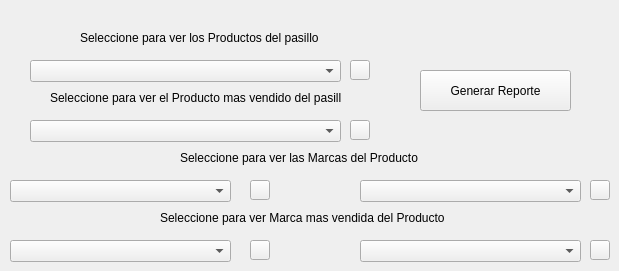
    <widget class="QWidget" name="tab">
     <attribute name="title">
      <string>Reportes</string>
     </attribute>
     <widget class="QComboBox" name="CBRPas1">
      <property name="geometry">
       <rect>
        <x>30</x>
        <y>60</y>
        <width>311</width>
        <height>22</height>
       </rect>
      </property>
     </widget>
     <widget class="QComboBox" name="CBRPas2">
      <property name="geometry">
       <rect>
        <x>30</x>
        <y>120</y>
        <width>311</width>
        <height>22</height>
       </rect>
      </property>
     </widget>
     <widget class="QComboBox" name="CBRPro1">
      <property name="geometry">
       <rect>
        <x>360</x>
        <y>180</y>
        <width>221</width>
        <height>22</height>
       </rect>
      </property>
     </widget>
     <widget class="QComboBox" name="CBRPas3">
      <property name="geometry">
       <rect>
        <x>10</x>
        <y>180</y>
        <width>221</width>
        <height>22</height>
       </rect>
      </property>
     </widget>
     <widget class="QComboBox" name="CBRPas4">
      <property name="geometry">
       <rect>
        <x>10</x>
        <y>240</y>
        <width>221</width>
        <height>22</height>
       </rect>
      </property>
     </widget>
     <widget class="QComboBox" name="CBRPro2">
      <property name="geometry">
       <rect>
        <x>360</x>
        <y>240</y>
        <width>221</width>
        <height>22</height>
       </rect>
      </property>
     </widget>
     <widget class="QLabel" name="label_2">
      <property name="geometry">
       <rect>
        <x>50</x>
        <y>90</y>
        <width>291</width>
        <height>16</height>
       </rect>
      </property>
      <property name="text">
       <string>Seleccione para ver el Producto mas vendido del pasillo</string>
      </property>
     </widget>
     <widget class="QLabel" name="label_3">
      <property name="geometry">
       <rect>
        <x>80</x>
        <y>30</y>
        <width>291</width>
        <height>16</height>
       </rect>
      </property>
      <property name="text">
       <string>Seleccione para ver los Productos del pasillo</string>
      </property>
     </widget>
     <widget class="QLabel" name="label_4">
      <property name="geometry">
       <rect>
        <x>160</x>
        <y>210</y>
        <width>291</width>
        <height>16</height>
       </rect>
      </property>
      <property name="text">
       <string>Seleccione para ver Marca mas vendida del Producto</string>
      </property>
     </widget>
     <widget class="QLabel" name="label_5">
      <property name="geometry">
       <rect>
        <x>180</x>
        <y>150</y>
        <width>291</width>
        <height>16</height>
       </rect>
      </property>
      <property name="text">
       <string>Seleccione para ver las Marcas del Producto</string>
      </property>
     </widget>
     <widget class="QPushButton" name="pushButton_6">
      <property name="geometry">
       <rect>
        <x>420</x>
        <y>70</y>
        <width>151</width>
        <height>41</height>
       </rect>
      </property>
      <property name="text">
       <string>Generar Reporte</string>
      </property>
     </widget>
     <widget class="QPushButton" name="BBRPas4">
      <property name="geometry">
       <rect>
        <x>250</x>
        <y>240</y>
        <width>20</width>
        <height>20</height>
       </rect>
      </property>
      <property name="text">
       <string/>
      </property>
     </widget>
     <widget class="QPushButton" name="BBRPas3">
      <property name="geometry">
       <rect>
        <x>250</x>
        <y>180</y>
        <width>20</width>
        <height>20</height>
       </rect>
      </property>
      <property name="text">
       <string/>
      </property>
     </widget>
     <widget class="QPushButton" name="BBRPas1">
      <property name="geometry">
       <rect>
        <x>350</x>
        <y>60</y>
        <width>20</width>
        <height>20</height>
       </rect>
      </property>
      <property name="text">
       <string/>
      </property>
     </widget>
     <widget class="QPushButton" name="BBRPas2">
      <property name="geometry">
       <rect>
        <x>350</x>
        <y>120</y>
        <width>20</width>
        <height>20</height>
       </rect>
      </property>
      <property name="text">
       <string/>
      </property>
     </widget>
     <widget class="QPushButton" name="BBRPro2">
      <property name="geometry">
       <rect>
        <x>590</x>
        <y>240</y>
        <width>20</width>
        <height>20</height>
       </rect>
      </property>
      <property name="text">
       <string/>
      </property>
     </widget>
     <widget class="QPushButton" name="BBRPro1">
      <property name="geometry">
       <rect>
        <x>590</x>
        <y>180</y>
        <width>20</width>
        <height>20</height>
       </rect>
      </property>
      <property name="text">
       <string/>
      </property>
     </widget>
    </widget>
